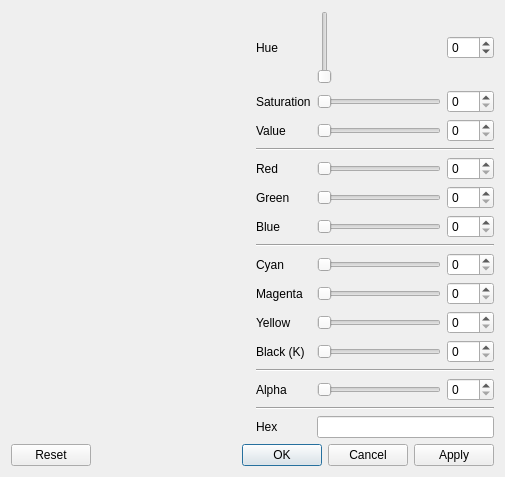
<?xml version="1.0" encoding="UTF-8"?>
<ui version="4.0">
 <class>ColorDialog</class>
 <widget class="QDialog" name="ColorDialog">
  <property name="geometry">
   <rect>
    <x>0</x>
    <y>0</y>
    <width>505</width>
    <height>477</height>
   </rect>
  </property>
  <property name="windowTitle">
   <string>Select Color</string>
  </property>
  <property name="windowIcon">
   <iconset theme="format-fill-color"/>
  </property>
  <layout class="QVBoxLayout" name="layout">
   <item>
    <layout class="QHBoxLayout" name="layout_main">
     <item>
      <layout class="QVBoxLayout" name="verticalLayout">
       <item>
        <widget class="color_widgets::ColorWheel" name="wheel" native="true">
         <property name="sizePolicy">
          <sizepolicy hsizetype="MinimumExpanding" vsizetype="MinimumExpanding">
           <horstretch>0</horstretch>
           <verstretch>0</verstretch>
          </sizepolicy>
         </property>
        </widget>
       </item>
       <item>
        <widget class="color_widgets::ColorPreview" name="preview" native="true"/>
       </item>
      </layout>
     </item>
     <item>
      <layout class="QGridLayout" name="gridLayout" rowstretch="0,0,0,0,0,0,0,0,0,0,0,0,0,0,0,0,0,0,0,0,0">
       <item row="1" column="1">
        <widget class="color_widgets::GradientSlider" name="slide_saturation">
         <property name="maximum">
          <number>255</number>
         </property>
         <property name="orientation">
          <enum>Qt::Horizontal</enum>
         </property>
        </widget>
       </item>
       <item row="1" column="0">
        <widget class="QLabel" name="label_7">
         <property name="text">
          <string>Saturation</string>
         </property>
        </widget>
       </item>
       <item row="2" column="2">
        <widget class="QSpinBox" name="spin_value">
         <property name="maximum">
          <number>255</number>
         </property>
        </widget>
       </item>
       <item row="2" column="1">
        <widget class="color_widgets::GradientSlider" name="slide_value">
         <property name="maximum">
          <number>255</number>
         </property>
         <property name="orientation">
          <enum>Qt::Horizontal</enum>
         </property>
        </widget>
       </item>
       <item row="15" column="1" colspan="2">
        <widget class="color_widgets::ColorLineEdit" name="edit_hex">
         <property name="font">
          <font>
           <family>Monospace</family>
          </font>
         </property>
         <property name="showAlpha" stdset="0">
          <bool>true</bool>
         </property>
        </widget>
       </item>
       <item row="8" column="0">
        <widget class="QLabel" name="label_c">
         <property name="text">
          <string>Cyan</string>
         </property>
        </widget>
       </item>
       <item row="5" column="0">
        <widget class="QLabel" name="label_2">
         <property name="text">
          <string>Green</string>
         </property>
        </widget>
       </item>
       <item row="5" column="1">
        <widget class="color_widgets::GradientSlider" name="slide_green">
         <property name="maximum">
          <number>255</number>
         </property>
         <property name="orientation">
          <enum>Qt::Horizontal</enum>
         </property>
        </widget>
       </item>
       <item row="4" column="2">
        <widget class="QSpinBox" name="spin_red">
         <property name="maximum">
          <number>255</number>
         </property>
        </widget>
       </item>
       <item row="0" column="2">
        <widget class="QSpinBox" name="spin_hue">
         <property name="wrapping">
          <bool>true</bool>
         </property>
         <property name="maximum">
          <number>359</number>
         </property>
        </widget>
       </item>
       <item row="9" column="1">
        <widget class="color_widgets::GradientSlider" name="slide_magenta">
         <property name="maximum">
          <number>100</number>
         </property>
         <property name="orientation">
          <enum>Qt::Horizontal</enum>
         </property>
        </widget>
       </item>
       <item row="5" column="2">
        <widget class="QSpinBox" name="spin_green">
         <property name="maximum">
          <number>255</number>
         </property>
        </widget>
       </item>
       <item row="10" column="0">
        <widget class="QLabel" name="label_y">
         <property name="text">
          <string>Yellow</string>
         </property>
        </widget>
       </item>
       <item row="9" column="0">
        <widget class="QLabel" name="label_m">
         <property name="text">
          <string>Magenta</string>
         </property>
        </widget>
       </item>
       <item row="13" column="1">
        <widget class="color_widgets::GradientSlider" name="slide_alpha">
         <property name="maximum">
          <number>255</number>
         </property>
         <property name="orientation">
          <enum>Qt::Horizontal</enum>
         </property>
        </widget>
       </item>
       <item row="13" column="2">
        <widget class="QSpinBox" name="spin_alpha">
         <property name="maximum">
          <number>255</number>
         </property>
        </widget>
       </item>
       <item row="14" column="0" colspan="3">
        <widget class="Line" name="line_3">
         <property name="orientation">
          <enum>Qt::Horizontal</enum>
         </property>
        </widget>
       </item>
       <item row="8" column="2">
        <widget class="QSpinBox" name="spin_cyan">
         <property name="maximum">
          <number>100</number>
         </property>
        </widget>
       </item>
       <item row="10" column="1">
        <widget class="color_widgets::GradientSlider" name="slide_yellow">
         <property name="maximum">
          <number>100</number>
         </property>
         <property name="orientation">
          <enum>Qt::Horizontal</enum>
         </property>
        </widget>
       </item>
       <item row="3" column="0" colspan="3">
        <widget class="Line" name="line">
         <property name="orientation">
          <enum>Qt::Horizontal</enum>
         </property>
        </widget>
       </item>
       <item row="11" column="0">
        <widget class="QLabel" name="label_k">
         <property name="text">
          <string>Black (K)</string>
         </property>
        </widget>
       </item>
       <item row="15" column="0">
        <widget class="QLabel" name="label_8">
         <property name="text">
          <string>Hex</string>
         </property>
        </widget>
       </item>
       <item row="2" column="0">
        <widget class="QLabel" name="label_5">
         <property name="text">
          <string>Value</string>
         </property>
        </widget>
       </item>
       <item row="1" column="2">
        <widget class="QSpinBox" name="spin_saturation">
         <property name="maximum">
          <number>255</number>
         </property>
        </widget>
       </item>
       <item row="4" column="1">
        <widget class="color_widgets::GradientSlider" name="slide_red">
         <property name="maximum">
          <number>255</number>
         </property>
         <property name="orientation">
          <enum>Qt::Horizontal</enum>
         </property>
        </widget>
       </item>
       <item row="11" column="1">
        <widget class="color_widgets::GradientSlider" name="slide_black">
         <property name="maximum">
          <number>100</number>
         </property>
         <property name="orientation">
          <enum>Qt::Horizontal</enum>
         </property>
        </widget>
       </item>
       <item row="11" column="2">
        <widget class="QSpinBox" name="spin_black">
         <property name="maximum">
          <number>100</number>
         </property>
        </widget>
       </item>
       <item row="13" column="0">
        <widget class="QLabel" name="label_alpha">
         <property name="text">
          <string>Alpha</string>
         </property>
        </widget>
       </item>
       <item row="12" column="0" colspan="3">
        <widget class="Line" name="line_alpha">
         <property name="orientation">
          <enum>Qt::Horizontal</enum>
         </property>
        </widget>
       </item>
       <item row="6" column="2">
        <widget class="QSpinBox" name="spin_blue">
         <property name="maximum">
          <number>255</number>
         </property>
        </widget>
       </item>
       <item row="0" column="1">
        <widget class="color_widgets::HueSlider" name="slide_hue">
         <property name="minimum">
          <number>0</number>
         </property>
         <property name="maximum">
          <number>359</number>
         </property>
        </widget>
       </item>
       <item row="6" column="0">
        <widget class="QLabel" name="label_3">
         <property name="text">
          <string>Blue</string>
         </property>
        </widget>
       </item>
       <item row="6" column="1">
        <widget class="color_widgets::GradientSlider" name="slide_blue">
         <property name="maximum">
          <number>255</number>
         </property>
         <property name="orientation">
          <enum>Qt::Horizontal</enum>
         </property>
        </widget>
       </item>
       <item row="0" column="0">
        <widget class="QLabel" name="label_6">
         <property name="text">
          <string>Hue</string>
         </property>
        </widget>
       </item>
       <item row="10" column="2">
        <widget class="QSpinBox" name="spin_yellow">
         <property name="maximum">
          <number>100</number>
         </property>
        </widget>
       </item>
       <item row="9" column="2">
        <widget class="QSpinBox" name="spin_magenta">
         <property name="maximum">
          <number>100</number>
         </property>
        </widget>
       </item>
       <item row="8" column="1">
        <widget class="color_widgets::GradientSlider" name="slide_cyan">
         <property name="maximum">
          <number>100</number>
         </property>
         <property name="orientation">
          <enum>Qt::Horizontal</enum>
         </property>
        </widget>
       </item>
       <item row="4" column="0">
        <widget class="QLabel" name="label">
         <property name="text">
          <string>Red</string>
         </property>
        </widget>
       </item>
       <item row="7" column="0" colspan="3">
        <widget class="Line" name="line_2">
         <property name="orientation">
          <enum>Qt::Horizontal</enum>
         </property>
        </widget>
       </item>
      </layout>
     </item>
    </layout>
   </item>
   <item>
    <widget class="QDialogButtonBox" name="buttonBox">
     <property name="standardButtons">
      <set>QDialogButtonBox::Apply|QDialogButtonBox::Cancel|QDialogButtonBox::Ok|QDialogButtonBox::Reset</set>
     </property>
    </widget>
   </item>
  </layout>
 </widget>
 <layoutdefault spacing="6" margin="11"/>
 <customwidgets>
  <customwidget>
   <class>color_widgets::ColorPreview</class>
   <extends>QWidget</extends>
   <header>QtColorWidgets/color_preview.hpp</header>
   <container>1</container>
  </customwidget>
  <customwidget>
   <class>color_widgets::ColorWheel</class>
   <extends>QWidget</extends>
   <header>QtColorWidgets/color_wheel.hpp</header>
   <container>1</container>
   <slots>
    <signal>colorSelected(QColor)</signal>
    <slot>setColor(QColor)</slot>
   </slots>
  </customwidget>
  <customwidget>
   <class>color_widgets::GradientSlider</class>
   <extends>QSlider</extends>
   <header>QtColorWidgets/gradient_slider.hpp</header>
  </customwidget>
  <customwidget>
   <class>color_widgets::HueSlider</class>
   <extends>color_widgets::GradientSlider</extends>
   <header>QtColorWidgets/hue_slider.hpp</header>
  </customwidget>
  <customwidget>
   <class>color_widgets::ColorLineEdit</class>
   <extends>QLineEdit</extends>
   <header>QtColorWidgets/color_line_edit.hpp</header>
  </customwidget>
 </customwidgets>
 <resources/>
 <connections>
  <connection>
   <sender>slide_saturation</sender>
   <signal>valueChanged(int)</signal>
   <receiver>ColorDialog</receiver>
   <slot>set_hsv()</slot>
   <hints>
    <hint type="sourcelabel">
     <x>416</x>
     <y>71</y>
    </hint>
    <hint type="destinationlabel">
     <x>537</x>
     <y>54</y>
    </hint>
   </hints>
  </connection>
  <connection>
   <sender>slide_value</sender>
   <signal>valueChanged(int)</signal>
   <receiver>ColorDialog</receiver>
   <slot>set_hsv()</slot>
   <hints>
    <hint type="sourcelabel">
     <x>416</x>
     <y>109</y>
    </hint>
    <hint type="destinationlabel">
     <x>537</x>
     <y>88</y>
    </hint>
   </hints>
  </connection>
  <connection>
   <sender>slide_red</sender>
   <signal>valueChanged(int)</signal>
   <receiver>ColorDialog</receiver>
   <slot>set_rgb()</slot>
   <hints>
    <hint type="sourcelabel">
     <x>416</x>
     <y>156</y>
    </hint>
    <hint type="destinationlabel">
     <x>557</x>
     <y>142</y>
    </hint>
   </hints>
  </connection>
  <connection>
   <sender>slide_green</sender>
   <signal>valueChanged(int)</signal>
   <receiver>ColorDialog</receiver>
   <slot>set_rgb()</slot>
   <hints>
    <hint type="sourcelabel">
     <x>416</x>
     <y>194</y>
    </hint>
    <hint type="destinationlabel">
     <x>538</x>
     <y>166</y>
    </hint>
   </hints>
  </connection>
  <connection>
   <sender>slide_blue</sender>
   <signal>valueChanged(int)</signal>
   <receiver>ColorDialog</receiver>
   <slot>set_rgb()</slot>
   <hints>
    <hint type="sourcelabel">
     <x>416</x>
     <y>232</y>
    </hint>
    <hint type="destinationlabel">
     <x>537</x>
     <y>205</y>
    </hint>
   </hints>
  </connection>
  <connection>
   <sender>slide_alpha</sender>
   <signal>valueChanged(int)</signal>
   <receiver>ColorDialog</receiver>
   <slot>set_alpha()</slot>
   <hints>
    <hint type="sourcelabel">
     <x>416</x>
     <y>279</y>
    </hint>
    <hint type="destinationlabel">
     <x>531</x>
     <y>251</y>
    </hint>
   </hints>
  </connection>
  <connection>
   <sender>wheel</sender>
   <signal>colorSelected(QColor)</signal>
   <receiver>ColorDialog</receiver>
   <slot>setColorInternal(QColor)</slot>
   <hints>
    <hint type="sourcelabel">
     <x>175</x>
     <y>101</y>
    </hint>
    <hint type="destinationlabel">
     <x>568</x>
     <y>106</y>
    </hint>
   </hints>
  </connection>
  <connection>
   <sender>spin_saturation</sender>
   <signal>valueChanged(int)</signal>
   <receiver>slide_saturation</receiver>
   <slot>setValue(int)</slot>
   <hints>
    <hint type="sourcelabel">
     <x>461</x>
     <y>55</y>
    </hint>
    <hint type="destinationlabel">
     <x>416</x>
     <y>71</y>
    </hint>
   </hints>
  </connection>
  <connection>
   <sender>spin_value</sender>
   <signal>valueChanged(int)</signal>
   <receiver>slide_value</receiver>
   <slot>setValue(int)</slot>
   <hints>
    <hint type="sourcelabel">
     <x>480</x>
     <y>91</y>
    </hint>
    <hint type="destinationlabel">
     <x>416</x>
     <y>109</y>
    </hint>
   </hints>
  </connection>
  <connection>
   <sender>spin_red</sender>
   <signal>valueChanged(int)</signal>
   <receiver>slide_red</receiver>
   <slot>setValue(int)</slot>
   <hints>
    <hint type="sourcelabel">
     <x>482</x>
     <y>162</y>
    </hint>
    <hint type="destinationlabel">
     <x>416</x>
     <y>156</y>
    </hint>
   </hints>
  </connection>
  <connection>
   <sender>spin_green</sender>
   <signal>valueChanged(int)</signal>
   <receiver>slide_green</receiver>
   <slot>setValue(int)</slot>
   <hints>
    <hint type="sourcelabel">
     <x>482</x>
     <y>200</y>
    </hint>
    <hint type="destinationlabel">
     <x>416</x>
     <y>194</y>
    </hint>
   </hints>
  </connection>
  <connection>
   <sender>spin_alpha</sender>
   <signal>valueChanged(int)</signal>
   <receiver>slide_alpha</receiver>
   <slot>setValue(int)</slot>
   <hints>
    <hint type="sourcelabel">
     <x>482</x>
     <y>285</y>
    </hint>
    <hint type="destinationlabel">
     <x>416</x>
     <y>279</y>
    </hint>
   </hints>
  </connection>
  <connection>
   <sender>spin_blue</sender>
   <signal>valueChanged(int)</signal>
   <receiver>slide_blue</receiver>
   <slot>setValue(int)</slot>
   <hints>
    <hint type="sourcelabel">
     <x>482</x>
     <y>238</y>
    </hint>
    <hint type="destinationlabel">
     <x>416</x>
     <y>232</y>
    </hint>
   </hints>
  </connection>
  <connection>
   <sender>spin_hue</sender>
   <signal>valueChanged(int)</signal>
   <receiver>slide_hue</receiver>
   <slot>setValue(int)</slot>
   <hints>
    <hint type="sourcelabel">
     <x>448</x>
     <y>18</y>
    </hint>
    <hint type="destinationlabel">
     <x>388</x>
     <y>24</y>
    </hint>
   </hints>
  </connection>
  <connection>
   <sender>slide_hue</sender>
   <signal>valueChanged(int)</signal>
   <receiver>ColorDialog</receiver>
   <slot>set_hsv()</slot>
   <hints>
    <hint type="sourcelabel">
     <x>361</x>
     <y>17</y>
    </hint>
    <hint type="destinationlabel">
     <x>363</x>
     <y>8</y>
    </hint>
   </hints>
  </connection>
  <connection>
   <sender>slide_cyan</sender>
   <signal>valueChanged(int)</signal>
   <receiver>ColorDialog</receiver>
   <slot>set_cmyk()</slot>
   <hints>
    <hint type="sourcelabel">
     <x>20</x>
     <y>20</y>
    </hint>
    <hint type="destinationlabel">
     <x>20</x>
     <y>20</y>
    </hint>
   </hints>
  </connection>
  <connection>
   <sender>slide_magenta</sender>
   <signal>valueChanged(int)</signal>
   <receiver>ColorDialog</receiver>
   <slot>set_cmyk()</slot>
   <hints>
    <hint type="sourcelabel">
     <x>20</x>
     <y>20</y>
    </hint>
    <hint type="destinationlabel">
     <x>20</x>
     <y>20</y>
    </hint>
   </hints>
  </connection>
  <connection>
   <sender>slide_yellow</sender>
   <signal>valueChanged(int)</signal>
   <receiver>ColorDialog</receiver>
   <slot>set_cmyk()</slot>
   <hints>
    <hint type="sourcelabel">
     <x>20</x>
     <y>20</y>
    </hint>
    <hint type="destinationlabel">
     <x>20</x>
     <y>20</y>
    </hint>
   </hints>
  </connection>
  <connection>
   <sender>slide_black</sender>
   <signal>valueChanged(int)</signal>
   <receiver>ColorDialog</receiver>
   <slot>set_cmyk()</slot>
   <hints>
    <hint type="sourcelabel">
     <x>20</x>
     <y>20</y>
    </hint>
    <hint type="destinationlabel">
     <x>20</x>
     <y>20</y>
    </hint>
   </hints>
  </connection>
  <connection>
   <sender>spin_cyan</sender>
   <signal>valueChanged(int)</signal>
   <receiver>slide_cyan</receiver>
   <slot>setValue(int)</slot>
   <hints>
    <hint type="sourcelabel">
     <x>20</x>
     <y>20</y>
    </hint>
    <hint type="destinationlabel">
     <x>20</x>
     <y>20</y>
    </hint>
   </hints>
  </connection>
  <connection>
   <sender>spin_magenta</sender>
   <signal>valueChanged(int)</signal>
   <receiver>slide_magenta</receiver>
   <slot>setValue(int)</slot>
   <hints>
    <hint type="sourcelabel">
     <x>20</x>
     <y>20</y>
    </hint>
    <hint type="destinationlabel">
     <x>20</x>
     <y>20</y>
    </hint>
   </hints>
  </connection>
  <connection>
   <sender>spin_yellow</sender>
   <signal>valueChanged(int)</signal>
   <receiver>slide_yellow</receiver>
   <slot>setValue(int)</slot>
   <hints>
    <hint type="sourcelabel">
     <x>20</x>
     <y>20</y>
    </hint>
    <hint type="destinationlabel">
     <x>20</x>
     <y>20</y>
    </hint>
   </hints>
  </connection>
  <connection>
   <sender>spin_black</sender>
   <signal>valueChanged(int)</signal>
   <receiver>slide_black</receiver>
   <slot>setValue(int)</slot>
   <hints>
    <hint type="sourcelabel">
     <x>20</x>
     <y>20</y>
    </hint>
    <hint type="destinationlabel">
     <x>20</x>
     <y>20</y>
    </hint>
   </hints>
  </connection>
  <connection>
   <sender>buttonBox</sender>
   <signal>accepted()</signal>
   <receiver>ColorDialog</receiver>
   <slot>accept()</slot>
   <hints>
    <hint type="sourcelabel">
     <x>250</x>
     <y>373</y>
    </hint>
    <hint type="destinationlabel">
     <x>430</x>
     <y>267</y>
    </hint>
   </hints>
  </connection>
  <connection>
   <sender>buttonBox</sender>
   <signal>rejected()</signal>
   <receiver>ColorDialog</receiver>
   <slot>reject()</slot>
   <hints>
    <hint type="sourcelabel">
     <x>183</x>
     <y>373</y>
    </hint>
    <hint type="destinationlabel">
     <x>294</x>
     <y>323</y>
    </hint>
   </hints>
  </connection>
 </connections>
 <slots>
  <signal>colorChanged(QColor)</signal>
  <slot>set_rgb()</slot>
  <slot>set_hsv()</slot>
  <slot>setColor(QColor)</slot>
  <slot>setColorInternal(QColor)</slot>
  <slot>set_alpha()</slot>
 </slots>
</ui>
